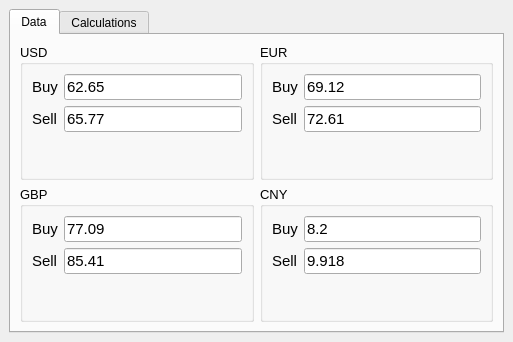
<?xml version="1.0" encoding="UTF-8"?>
<ui version="4.0">
 <class>MainWindow</class>
 <widget class="QMainWindow" name="MainWindow">
  <property name="geometry">
   <rect>
    <x>0</x>
    <y>0</y>
    <width>513</width>
    <height>331</height>
   </rect>
  </property>
  <property name="windowTitle">
   <string>lab_08</string>
  </property>
  <widget class="QWidget" name="centralwidget">
   <layout class="QGridLayout" name="gridLayout">
    <item row="0" column="0">
     <widget class="QTabWidget" name="tabWidget">
      <property name="tabPosition">
       <enum>QTabWidget::North</enum>
      </property>
      <property name="tabShape">
       <enum>QTabWidget::Rounded</enum>
      </property>
      <property name="currentIndex">
       <number>0</number>
      </property>
      <widget class="QWidget" name="tab">
       <attribute name="title">
        <string>Data</string>
       </attribute>
       <layout class="QGridLayout" name="gridLayout_2">
        <item row="0" column="0">
         <widget class="QGroupBox" name="groupBox">
          <property name="font">
           <font>
            <pointsize>10</pointsize>
           </font>
          </property>
          <property name="title">
           <string>USD</string>
          </property>
          <layout class="QFormLayout" name="formLayout">
           <item row="0" column="0">
            <widget class="QLabel" name="label">
             <property name="font">
              <font>
               <pointsize>11</pointsize>
              </font>
             </property>
             <property name="text">
              <string>Buy</string>
             </property>
            </widget>
           </item>
           <item row="0" column="1">
            <widget class="QLineEdit" name="lineEdit_b_u">
             <property name="font">
              <font>
               <pointsize>11</pointsize>
              </font>
             </property>
             <property name="text">
              <string>62.65</string>
             </property>
            </widget>
           </item>
           <item row="1" column="0">
            <widget class="QLabel" name="label_2">
             <property name="font">
              <font>
               <pointsize>11</pointsize>
              </font>
             </property>
             <property name="text">
              <string>Sell</string>
             </property>
            </widget>
           </item>
           <item row="1" column="1">
            <widget class="QLineEdit" name="lineEdit_s_u">
             <property name="font">
              <font>
               <pointsize>11</pointsize>
              </font>
             </property>
             <property name="text">
              <string>65.77</string>
             </property>
            </widget>
           </item>
          </layout>
         </widget>
        </item>
        <item row="0" column="1">
         <widget class="QGroupBox" name="groupBox_2">
          <property name="font">
           <font>
            <pointsize>10</pointsize>
           </font>
          </property>
          <property name="title">
           <string>EUR</string>
          </property>
          <layout class="QFormLayout" name="formLayout_2">
           <item row="0" column="0">
            <widget class="QLabel" name="label_3">
             <property name="font">
              <font>
               <pointsize>11</pointsize>
              </font>
             </property>
             <property name="text">
              <string>Buy</string>
             </property>
            </widget>
           </item>
           <item row="0" column="1">
            <widget class="QLineEdit" name="lineEdit_b_e">
             <property name="font">
              <font>
               <pointsize>11</pointsize>
              </font>
             </property>
             <property name="text">
              <string>69.12</string>
             </property>
            </widget>
           </item>
           <item row="1" column="0">
            <widget class="QLabel" name="label_4">
             <property name="font">
              <font>
               <pointsize>11</pointsize>
              </font>
             </property>
             <property name="text">
              <string>Sell</string>
             </property>
            </widget>
           </item>
           <item row="1" column="1">
            <widget class="QLineEdit" name="lineEdit_s_e">
             <property name="font">
              <font>
               <pointsize>11</pointsize>
              </font>
             </property>
             <property name="text">
              <string>72.61</string>
             </property>
            </widget>
           </item>
          </layout>
         </widget>
        </item>
        <item row="1" column="0">
         <widget class="QGroupBox" name="groupBox_3">
          <property name="font">
           <font>
            <pointsize>10</pointsize>
           </font>
          </property>
          <property name="title">
           <string>GBP</string>
          </property>
          <layout class="QFormLayout" name="formLayout_3">
           <item row="0" column="0">
            <widget class="QLabel" name="label_5">
             <property name="font">
              <font>
               <pointsize>11</pointsize>
              </font>
             </property>
             <property name="text">
              <string>Buy</string>
             </property>
            </widget>
           </item>
           <item row="0" column="1">
            <widget class="QLineEdit" name="lineEdit_b_g">
             <property name="font">
              <font>
               <pointsize>11</pointsize>
              </font>
             </property>
             <property name="text">
              <string>77.09</string>
             </property>
            </widget>
           </item>
           <item row="1" column="0">
            <widget class="QLabel" name="label_6">
             <property name="font">
              <font>
               <pointsize>11</pointsize>
              </font>
             </property>
             <property name="text">
              <string>Sell</string>
             </property>
            </widget>
           </item>
           <item row="1" column="1">
            <widget class="QLineEdit" name="lineEdit_s_g">
             <property name="font">
              <font>
               <pointsize>11</pointsize>
              </font>
             </property>
             <property name="text">
              <string>85.41</string>
             </property>
            </widget>
           </item>
          </layout>
         </widget>
        </item>
        <item row="1" column="1">
         <widget class="QGroupBox" name="groupBox_4">
          <property name="font">
           <font>
            <pointsize>10</pointsize>
           </font>
          </property>
          <property name="title">
           <string>CNY</string>
          </property>
          <layout class="QFormLayout" name="formLayout_4">
           <item row="0" column="0">
            <widget class="QLabel" name="label_7">
             <property name="font">
              <font>
               <pointsize>11</pointsize>
              </font>
             </property>
             <property name="text">
              <string>Buy</string>
             </property>
            </widget>
           </item>
           <item row="0" column="1">
            <widget class="QLineEdit" name="lineEdit_b_c">
             <property name="font">
              <font>
               <pointsize>11</pointsize>
              </font>
             </property>
             <property name="text">
              <string>8.2</string>
             </property>
            </widget>
           </item>
           <item row="1" column="0">
            <widget class="QLabel" name="label_8">
             <property name="font">
              <font>
               <pointsize>11</pointsize>
              </font>
             </property>
             <property name="text">
              <string>Sell</string>
             </property>
            </widget>
           </item>
           <item row="1" column="1">
            <widget class="QLineEdit" name="lineEdit_s_c">
             <property name="font">
              <font>
               <pointsize>11</pointsize>
              </font>
             </property>
             <property name="text">
              <string>9.918</string>
             </property>
            </widget>
           </item>
          </layout>
         </widget>
        </item>
       </layout>
      </widget>
      <widget class="QWidget" name="tab_2">
       <attribute name="title">
        <string>Calculations</string>
       </attribute>
       <layout class="QGridLayout" name="gridLayout_3">
        <item row="0" column="0">
         <widget class="QFrame" name="frame">
          <property name="sizePolicy">
           <sizepolicy hsizetype="Preferred" vsizetype="Preferred">
            <horstretch>0</horstretch>
            <verstretch>0</verstretch>
           </sizepolicy>
          </property>
          <property name="frameShape">
           <enum>QFrame::StyledPanel</enum>
          </property>
          <property name="frameShadow">
           <enum>QFrame::Raised</enum>
          </property>
          <layout class="QVBoxLayout" name="verticalLayout_2">
           <item>
            <widget class="QGroupBox" name="groupBox_5">
             <property name="font">
              <font>
               <pointsize>10</pointsize>
              </font>
             </property>
             <property name="title">
              <string>Choose currency</string>
             </property>
             <layout class="QVBoxLayout" name="verticalLayout">
              <item>
               <widget class="QRadioButton" name="radioButton_u">
                <property name="font">
                 <font>
                  <pointsize>10</pointsize>
                 </font>
                </property>
                <property name="text">
                 <string>USD</string>
                </property>
               </widget>
              </item>
              <item>
               <widget class="QRadioButton" name="radioButton_e">
                <property name="font">
                 <font>
                  <pointsize>10</pointsize>
                 </font>
                </property>
                <property name="text">
                 <string>EUR</string>
                </property>
               </widget>
              </item>
              <item>
               <widget class="QRadioButton" name="radioButton_g">
                <property name="font">
                 <font>
                  <pointsize>10</pointsize>
                 </font>
                </property>
                <property name="text">
                 <string>GBP</string>
                </property>
               </widget>
              </item>
              <item>
               <widget class="QRadioButton" name="radioButton_c">
                <property name="font">
                 <font>
                  <pointsize>10</pointsize>
                 </font>
                </property>
                <property name="text">
                 <string>CNY</string>
                </property>
               </widget>
              </item>
             </layout>
            </widget>
           </item>
           <item>
            <widget class="QCheckBox" name="checkBox_b">
             <property name="font">
              <font>
               <pointsize>10</pointsize>
              </font>
             </property>
             <property name="text">
              <string>Buy</string>
             </property>
            </widget>
           </item>
           <item>
            <widget class="QCheckBox" name="checkBox_s">
             <property name="font">
              <font>
               <pointsize>10</pointsize>
              </font>
             </property>
             <property name="text">
              <string>Sell</string>
             </property>
            </widget>
           </item>
           <item>
            <widget class="QSpinBox" name="spinBox">
             <property name="font">
              <font>
               <pointsize>10</pointsize>
              </font>
             </property>
             <property name="minimum">
              <number>1</number>
             </property>
             <property name="maximum">
              <number>1000000</number>
             </property>
             <property name="singleStep">
              <number>1</number>
             </property>
            </widget>
           </item>
          </layout>
         </widget>
        </item>
        <item row="0" column="1">
         <widget class="QFrame" name="frame_2">
          <property name="frameShape">
           <enum>QFrame::StyledPanel</enum>
          </property>
          <property name="frameShadow">
           <enum>QFrame::Raised</enum>
          </property>
          <layout class="QGridLayout" name="gridLayout_4">
           <item row="0" column="0">
            <widget class="QLabel" name="label_ans">
             <property name="frameShape">
              <enum>QFrame::StyledPanel</enum>
             </property>
             <property name="text">
              <string/>
             </property>
             <property name="alignment">
              <set>Qt::AlignLeading|Qt::AlignLeft|Qt::AlignTop</set>
             </property>
            </widget>
           </item>
          </layout>
         </widget>
        </item>
        <item row="1" column="0" colspan="2">
         <widget class="QPushButton" name="pushButton">
          <property name="text">
           <string>Calcucale</string>
          </property>
         </widget>
        </item>
       </layout>
      </widget>
     </widget>
    </item>
   </layout>
  </widget>
 </widget>
 <resources/>
 <connections/>
</ui>
